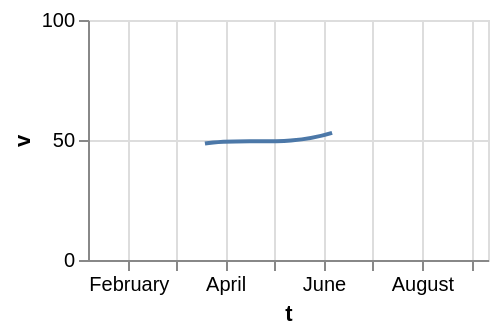

The Vega-Lite source for this figure:
### Vega-Lite specification from a JSON file in a GitHub repository (floating-point values rounded to 4 significant figures)
{"$schema": "https://vega.github.io/schema/vega-lite/v6.json", "width": 200, "height": 120, "data": {"values": [{"c": "alpha", "v": 28, "w": 3, "t": "2024-01-07"}, {"c": "beta", "v": 55, "w": 7, "t": "2024-03-19"}, {"c": "gamma", "v": 43, "w": 5, "t": "2024-06-02"}, {"c": "delta", "v": 91, "w": 9, "t": "2024-09-11"}]}, "mark": "line", "encoding": {"x": {"field": "t", "type": "temporal"}, "y": {"field": "v", "type": "quantitative"}}, "config": {"line": {"interpolate": "basis-open"}}}
